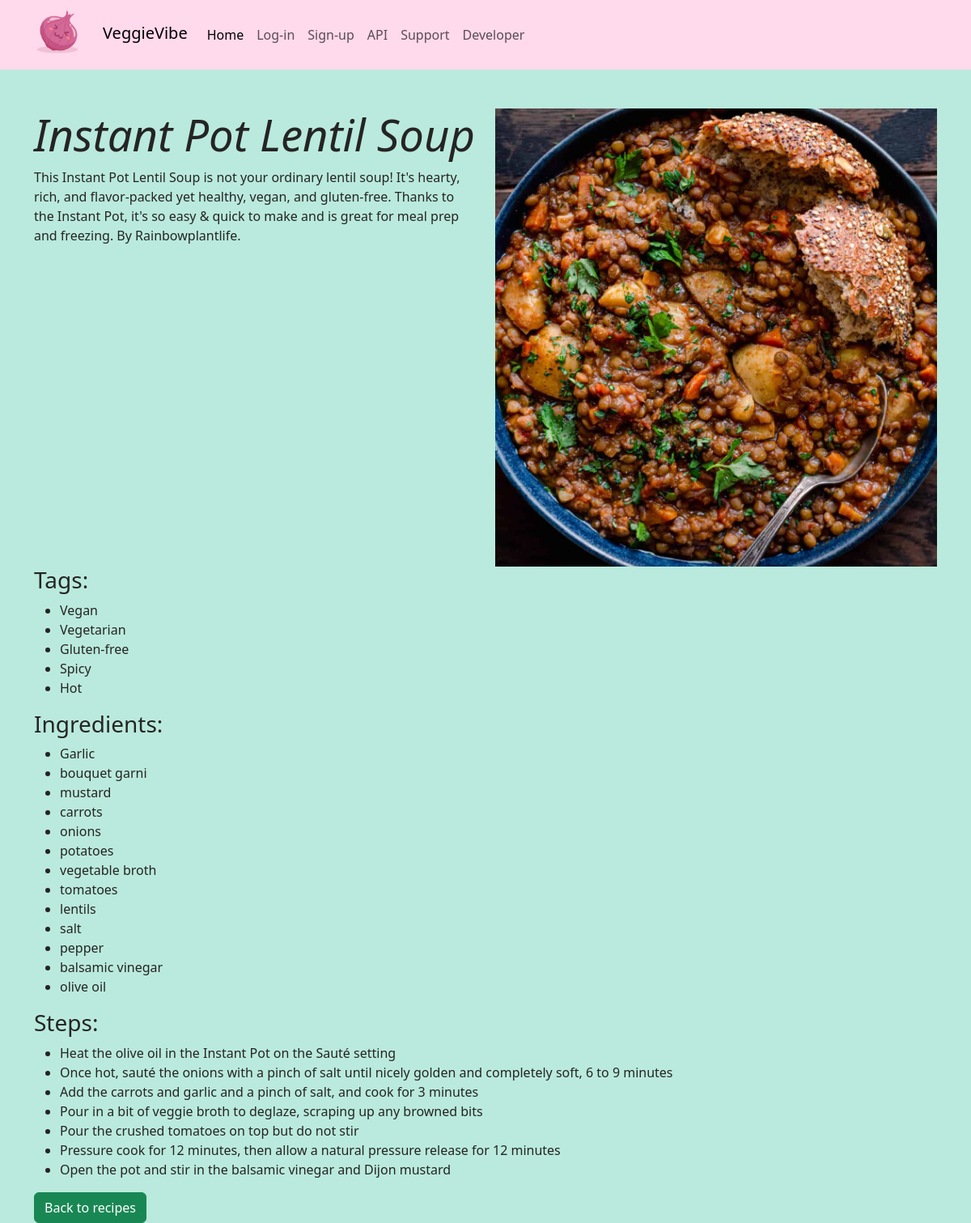
The app's page /recipe/14 with its own data.
### recipes/models.py (models this page shows, shortened)
class Recipe(models.Model):
    title = models.CharField(max_length=100)
    description = models.TextField()
    ingredients = models.TextField()
    steps = models.TextField()
    tags = models.ManyToManyField('Tag', related_name='recipes', blank=True)
    image = models.ImageField(upload_to='recipes/static/recipes/images',default='recipes/static/recipes/images/general/onion_sad.jfif', blank=True)
    creator = models.ForeignKey(get_user_model(), on_delete=models.CASCADE, related_name='created_recipes')
    created_at = models.DateTimeField(auto_now_add=True)

class Tag(models.Model):
    name = models.CharField(max_length=50)
    def __str__(self):
        return self.name

### recipes/views.py (the view)
# urls.py: path("recipe/<int:pk>", views.RecipeDetailView.as_view(), name="recipe_detail"),
class RecipeDetailView(generic.DetailView):
    model = Recipe
    template_name = "recipes/recipe_detail.html"
    def get_context_data(self, **kwargs):
        context = super().get_context_data(**kwargs)
        context["tags"] = self.object.tags.all()
        context["ingredients"] = self.object.ingredients.split(",")
        context["steps"] = self.object.steps.split(".")
        context["steps"] = [
            step for step in context["steps"] if step
        ]  # remove empty strings
        return context

### recipes/templates/recipes/recipe_detail.html (shortened to what this page needs)
{% extends "base.html" %}
{% block content %}
    <div class="container">
        <div class="row">
            <div class="col-md-6">
                <h2>{{ recipe.title }}</h2>
                <p>{{ recipe.description }}</p>
            </div>
            <div class="col-md-6">
                <img src="{{ recipe.image.url }}" alt="{{ recipe.title }}" class="img-fluid">
            </div>
        </div>
        <div class="row">
            <div class="col-md-12">
                <h3>Tags:</h3>
                <ul>
                    {% for tag in tags %}
                        <li>{{ tag }}</li>
                    {% endfor %}
                </ul>
            </div>
        </div>
        <div class="row">
            <div class="col-md-12">
                <h3>Ingredients:</h3>
                <ul>
                    {% for ingredient in ingredients %}
                        <li>{{ ingredient }}</li>
                    {% endfor %}
                </ul>
            </div>
        </div>
        <div class="row">
            <div class="col-md-12">
                <h3>Steps:</h3>
                <ul>
                    {% for step in steps %}
                        <li>{{ step }}</li>
                    {% endfor %}
                </ul>
            </div>
        </div>
        <a href="{% url 'recipes:recipe_list' %}" class="btn btn-success">Back to recipes</a>
    </div>
{% endblock %}

### recipes/static/recipes/styles.css (style rules this page uses)
body { background-color: rgb(186, 234, 221) !important; color: rgb(37, 36, 36) !important; }
img { max-width: 400px; max-height: auto; }
h2 { font-style: italic; font-size: 3.4rem !important; }

### records on screen
Recipe: title "Instant Pot Lentil Soup", description "This Instant Pot Lentil Soup is not your ordinary lentil soup! It's hearty, rich, and flavor-packed yet healthy, vegan, and gluten-free. Thanks to the Instant Pot, it's so easy & quick to make and is great for meal prep and freezing. By Rainbowplantlife.", image (picture)
Tag: name "Vegan"
Tag: name "Vegetarian"
Tag: name "Gluten-free"
Tag: name "Spicy"
Tag: name "Hot"

### other values on screen
{{ ingredient }} "Garlic" "bouquet garni" "mustard" "carrots" "onions" "potatoes" "vegetable broth" "tomatoes" "lentils" "salt" "pepper" "balsamic vinegar" "olive oil"
{{ step }} "Heat the olive oil in the Instant Pot on the Sauté setting" "Once hot, sauté the onions with a pinch of salt until nicely golden and completely soft, 6 to 9 minutes" "Add the carrots and garlic and a pinch of salt, and cook for 3 minutes" "Pour in a bit of veggie broth to deglaze, scraping up any browned bits" "Pour the crushed tomatoes on top but do not stir" "Pressure cook for 12 minutes, then allow a natural pressure release for 12 minutes" "Open the pot and stir in the balsamic vinegar and Dijon mustard"
